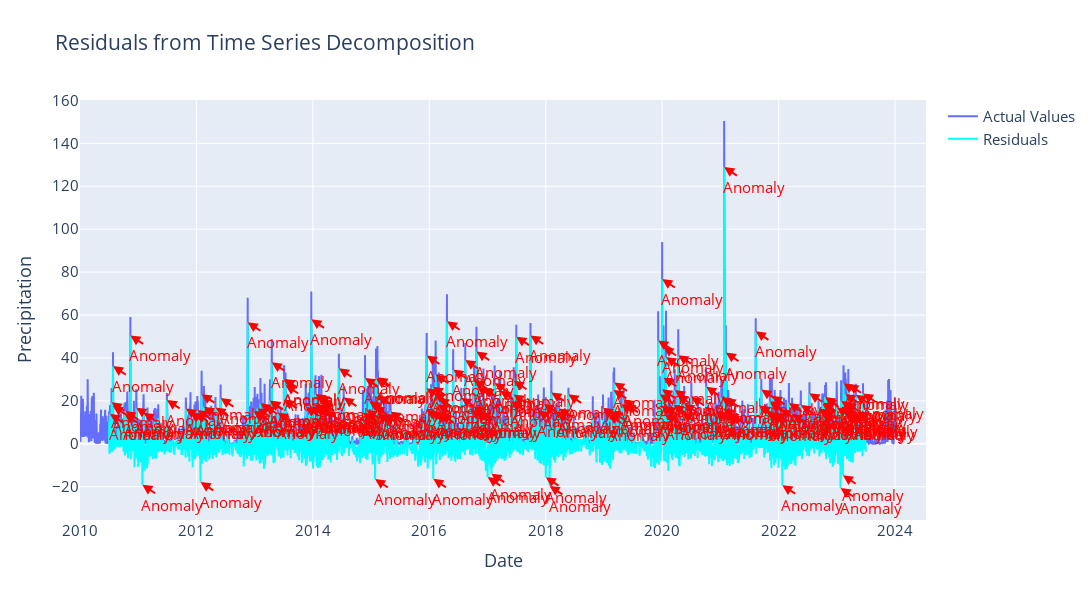

Write notebook code for a chart like this one.
### Code cell
import plotly.graph_objects as go

# Define residual, mean, and std
residual_mean = np.mean(residual)
residual_std = np.std(residual)
threshold = 2

# Detect anomalies
anomalies = residual[np.abs(residual - residual_mean) > threshold * residual_std]

# Create the residual plot
fig = go.Figure()

# Plot the actual values
fig.add_trace(go.Scatter(
    x=raw_df.date, 
    y=raw_df.precipitation_sum,
    mode='lines',
    name='Actual Values'
))


# Plot the residuals
fig.add_trace(go.Scatter(
    x=residual.index, 
    y=residual.values,
    mode='lines',
    line=dict(color='aqua', dash='solid'),
    name='Residuals'
))

# Annotate anomalies
for idx in anomalies.index:
    fig.add_annotation(
        x=idx,
        y=residual.loc[idx],
        text="Anomaly",
        showarrow=True,
        arrowhead=2,
        arrowsize=1,
        arrowwidth=2,
        arrowcolor='red',
        ax=30,  # x offset
        ay=20,  # y offset
        font=dict(color='red')
    )

# Update layout
fig.update_layout(
    title='Anomaly Detection in Residuals Using Mean and Standard Deviation',
    xaxis_title='Date',
    yaxis_title='Precipitation',
    font=dict(size=15),
    autosize=True,
    width=1200,
    height=600
)

# Show the figure
fig.show()

### Figure 1 — Plotly figure (JSON) as saved in the notebook; plotly's stock layout.template omitted (floating-point values rounded to 4 significant figures; data arrays with more than 128 entries replaced by an {"elided": "..."} marker saying what was removed)
{"data": [{"mode": "lines", "name": "Actual Values", "type": "scatter", "x": {"elided": "5113 str values"}, "y": {"elided": "5113 float values"}}, {"line": {"color": "aqua", "dash": "solid"}, "mode": "lines", "name": "Residuals", "type": "scatter", "x": {"elided": "5113 str values"}, "y": {"elided": "5113 float values"}}], "layout": {"annotations": [{"arrowcolor": "red", "arrowhead": 2, "arrowsize": 1, "arrowwidth": 2, "ax": 30, "ay": 20, "font": {"color": "red"}, "showarrow": true, "text": "Anomaly", "x": "2010-07-08", "y": 13.91}, {"arrowcolor": "red", "arrowhead": 2, "arrowsize": 1, "arrowwidth": 2, "ax": 30, "ay": 20, "font": {"color": "red"}, "showarrow": true, "text": "Anomaly", "x": "2010-07-18", "y": 19.33}, {"arrowcolor": "red", "arrowhead": 2, "arrowsize": 1, "arrowwidth": 2, "ax": 30, "ay": 20, "font": {"color": "red"}, "showarrow": true, "text": "Anomaly", "x": "2010-07-26", "y": 17.67}, {"arrowcolor": "red", "arrowhead": 2, "arrowsize": 1, "arrowwidth": 2, "ax": 30, "ay": 20, "font": {"color": "red"}, "showarrow": true, "text": "Anomaly", "x": "2010-07-27", "y": 36.2}, {"arrowcolor": "red", "arrowhead": 2, "arrowsize": 1, "arrowwidth": 2, "ax": 30, "ay": 20, "font": {"color": "red"}, "showarrow": true, "text": "Anomaly", "x": "2010-10-07", "y": 13.87}, {"arrowcolor": "red", "arrowhead": 2, "arrowsize": 1, "arrowwidth": 2, "ax": 30, "ay": 20, "font": {"color": "red"}, "showarrow": true, "text": "Anomaly", "x": "2010-10-13", "y": 15.22}, {"arrowcolor": "red", "arrowhead": 2, "arrowsize": 1, "arrowwidth": 2, "ax": 30, "ay": 20, "font": {"color": "red"}, "showarrow": true, "text": "Anomaly", "x": "2010-11-13", "y": 50.48}, {"arrowcolor": "red", "arrowhead": 2, "arrowsize": 1, "arrowwidth": 2, "ax": 30, "ay": 20, "font": {"color": "red"}, "showarrow": true, "text": "Anomaly", "x": "2010-12-20", "y": 16.83}, {"arrowcolor": "red", "arrowhead": 2, "arrowsize": 1, "arrowwidth": 2, "ax": 30, "ay": 20, "font": {"color": "red"}, "showarrow": true, "text": "Anomaly", "x": "2011-01-27", "y": -19.09}, {"arrowcolor": "red", "arrowhead": 2, "arrowsize": 1, "arrowwidth": 2, "ax": 30, "ay": 20, "font": {"color": "red"}, "showarrow": true, "text": "Anomaly", "x": "2011-02-04", "y": 14.44}, {"arrowcolor": "red", "arrowhead": 2, "arrowsize": 1, "arrowwidth": 2, "ax": 30, "ay": 20, "font": {"color": "red"}, "showarrow": true, "text": "Anomaly", "x": "2011-06-30", "y": 20.42}, {"arrowcolor": "red", "arrowhead": 2, "arrowsize": 1, "arrowwidth": 2, "ax": 30, "ay": 20, "font": {"color": "red"}, "showarrow": true, "text": "Anomaly", "x": "2011-10-27", "y": 16.37}, {"arrowcolor": "red", "arrowhead": 2, "arrowsize": 1, "arrowwidth": 2, "ax": 30, "ay": 20, "font": {"color": "red"}, "showarrow": true, "text": "Anomaly", "x": "2011-11-25", "y": 14.49}, {"arrowcolor": "red", "arrowhead": 2, "arrowsize": 1, "arrowwidth": 2, "ax": 30, "ay": 20, "font": {"color": "red"}, "showarrow": true, "text": "Anomaly", "x": "2011-12-26", "y": 14.3}, {"arrowcolor": "red", "arrowhead": 2, "arrowsize": 1, "arrowwidth": 2, "ax": 30, "ay": 20, "font": {"color": "red"}, "showarrow": true, "text": "Anomaly", "x": "2012-01-07", "y": 15.7}, {"arrowcolor": "red", "arrowhead": 2, "arrowsize": 1, "arrowwidth": 2, "ax": 30, "ay": 20, "font": {"color": "red"}, "showarrow": true, "text": "Anomaly", "x": "2012-01-27", "y": -17.79}, {"arrowcolor": "red", "arrowhead": 2, "arrowsize": 1, "arrowwidth": 2, "ax": 30, "ay": 20, "font": {"color": "red"}, "showarrow": true, "text": "Anomaly", "x": "2012-02-03", "y": 23.11}, {"arrowcolor": "red", "arrowhead": 2, "arrowsize": 1, "arrowwidth": 2, "ax": 30, "ay": 20, "font": {"color": "red"}, "showarrow": true, "text": "Anomaly", "x": "2012-02-17", "y": 17.22}, {"arrowcolor": "red", "arrowhead": 2, "arrowsize": 1, "arrowwidth": 2, "ax": 30, "ay": 20, "font": {"color": "red"}, "showarrow": true, "text": "Anomaly", "x": "2012-04-30", "y": 16.9}, {"arrowcolor": "red", "arrowhead": 2, "arrowsize": 1, "arrowwidth": 2, "ax": 30, "ay": 20, "font": {"color": "red"}, "showarrow": true, "text": "Anomaly", "x": "2012-06-01", "y": 21.27}, {"arrowcolor": "red", "arrowhead": 2, "arrowsize": 1, "arrowwidth": 2, "ax": 30, "ay": 20, "font": {"color": "red"}, "showarrow": true, "text": "Anomaly", "x": "2012-11-18", "y": 56.61}, {"arrowcolor": "red", "arrowhead": 2, "arrowsize": 1, "arrowwidth": 2, "ax": 30, "ay": 20, "font": {"color": "red"}, "showarrow": true, "text": "Anomaly", "x": "2012-12-25", "y": 15.14}, {"arrowcolor": "red", "arrowhead": 2, "arrowsize": 1, "arrowwidth": 2, "ax": 30, "ay": 20, "font": {"color": "red"}, "showarrow": true, "text": "Anomaly", "x": "2013-01-01", "y": 15.26}, {"arrowcolor": "red", "arrowhead": 2, "arrowsize": 1, "arrowwidth": 2, "ax": 30, "ay": 20, "font": {"color": "red"}, "showarrow": true, "text": "Anomaly", "x": "2013-01-04", "y": 15.13}, {"arrowcolor": "red", "arrowhead": 2, "arrowsize": 1, "arrowwidth": 2, "ax": 30, "ay": 20, "font": {"color": "red"}, "showarrow": true, "text": "Anomaly", "x": "2013-01-18", "y": 16.54}, {"arrowcolor": "red", "arrowhead": 2, "arrowsize": 1, "arrowwidth": 2, "ax": 30, "ay": 20, "font": {"color": "red"}, "showarrow": true, "text": "Anomaly", "x": "2013-02-06", "y": 18.8}, {"arrowcolor": "red", "arrowhead": 2, "arrowsize": 1, "arrowwidth": 2, "ax": 30, "ay": 20, "font": {"color": "red"}, "showarrow": true, "text": "Anomaly", "x": "2013-03-04", "y": 17.81}, {"arrowcolor": "red", "arrowhead": 2, "arrowsize": 1, "arrowwidth": 2, "ax": 30, "ay": 20, "font": {"color": "red"}, "showarrow": true, "text": "Anomaly", "x": "2013-04-06", "y": 19.79}, {"arrowcolor": "red", "arrowhead": 2, "arrowsize": 1, "arrowwidth": 2, "ax": 30, "ay": 20, "font": {"color": "red"}, "showarrow": true, "text": "Anomaly", "x": "2013-04-07", "y": 20.15}, {"arrowcolor": "red", "arrowhead": 2, "arrowsize": 1, "arrowwidth": 2, "ax": 30, "ay": 20, "font": {"color": "red"}, "showarrow": true, "text": "Anomaly", "x": "2013-04-18", "y": 37.96}, {"arrowcolor": "red", "arrowhead": 2, "arrowsize": 1, "arrowwidth": 2, "ax": 30, "ay": 20, "font": {"color": "red"}, "showarrow": true, "text": "Anomaly", "x": "2013-05-25", "y": 14.55}, {"arrowcolor": "red", "arrowhead": 2, "arrowsize": 1, "arrowwidth": 2, "ax": 30, "ay": 20, "font": {"color": "red"}, "showarrow": true, "text": "Anomaly", "x": "2013-07-03", "y": 20.53}, {"arrowcolor": "red", "arrowhead": 2, "arrowsize": 1, "arrowwidth": 2, "ax": 30, "ay": 20, "font": {"color": "red"}, "showarrow": true, "text": "Anomaly", "x": "2013-07-04", "y": 29.93}, {"arrowcolor": "red", "arrowhead": 2, "arrowsize": 1, "arrowwidth": 2, "ax": 30, "ay": 20, "font": {"color": "red"}, "showarrow": true, "text": "Anomaly", "x": "2013-07-05", "y": 30.2}, {"arrowcolor": "red", "arrowhead": 2, "arrowsize": 1, "arrowwidth": 2, "ax": 30, "ay": 20, "font": {"color": "red"}, "showarrow": true, "text": "Anomaly", "x": "2013-07-13", "y": 27.37}, {"arrowcolor": "red", "arrowhead": 2, "arrowsize": 1, "arrowwidth": 2, "ax": 30, "ay": 20, "font": {"color": "red"}, "showarrow": true, "text": "Anomaly", "x": "2013-11-17", "y": 17.13}, {"arrowcolor": "red", "arrowhead": 2, "arrowsize": 1, "arrowwidth": 2, "ax": 30, "ay": 20, "font": {"color": "red"}, "showarrow": true, "text": "Anomaly", "x": "2013-12-14", "y": 17.46}, {"arrowcolor": "red", "arrowhead": 2, "arrowsize": 1, "arrowwidth": 2, "ax": 30, "ay": 20, "font": {"color": "red"}, "showarrow": true, "text": "Anomaly", "x": "2013-12-22", "y": 57.98}, {"arrowcolor": "red", "arrowhead": 2, "arrowsize": 1, "arrowwidth": 2, "ax": 30, "ay": 20, "font": {"color": "red"}, "showarrow": true, "text": "Anomaly", "x": "2014-01-12", "y": 17.89}, {"arrowcolor": "red", "arrowhead": 2, "arrowsize": 1, "arrowwidth": 2, "ax": 30, "ay": 20, "font": {"color": "red"}, "showarrow": true, "text": "Anomaly", "x": "2014-01-13", "y": 18.43}, {"arrowcolor": "red", "arrowhead": 2, "arrowsize": 1, "arrowwidth": 2, "ax": 30, "ay": 20, "font": {"color": "red"}, "showarrow": true, "text": "Anomaly", "x": "2014-01-17", "y": 23.22}, {"arrowcolor": "red", "arrowhead": 2, "arrowsize": 1, "arrowwidth": 2, "ax": 30, "ay": 20, "font": {"color": "red"}, "showarrow": true, "text": "Anomaly", "x": "2014-01-18", "y": 17.07}, {"arrowcolor": "red", "arrowhead": 2, "arrowsize": 1, "arrowwidth": 2, "ax": 30, "ay": 20, "font": {"color": "red"}, "showarrow": true, "text": "Anomaly", "x": "2014-01-19", "y": 17.26}, {"arrowcolor": "red", "arrowhead": 2, "arrowsize": 1, "arrowwidth": 2, "ax": 30, "ay": 20, "font": {"color": "red"}, "showarrow": true, "text": "Anomaly", "x": "2014-02-08", "y": 22.63}, {"arrowcolor": "red", "arrowhead": 2, "arrowsize": 1, "arrowwidth": 2, "ax": 30, "ay": 20, "font": {"color": "red"}, "showarrow": true, "text": "Anomaly", "x": "2014-02-09", "y": 16.54}, {"arrowcolor": "red", "arrowhead": 2, "arrowsize": 1, "arrowwidth": 2, "ax": 30, "ay": 20, "font": {"color": "red"}, "showarrow": true, "text": "Anomaly", "x": "2014-02-22", "y": 19.15}, {"arrowcolor": "red", "arrowhead": 2, "arrowsize": 1, "arrowwidth": 2, "ax": 30, "ay": 20, "font": {"color": "red"}, "showarrow": true, "text": "Anomaly", "x": "2014-02-23", "y": 19.47}, {"arrowcolor": "red", "arrowhead": 2, "arrowsize": 1, "arrowwidth": 2, "ax": 30, "ay": 20, "font": {"color": "red"}, "showarrow": true, "text": "Anomaly", "x": "2014-03-17", "y": 15.55}, {"arrowcolor": "red", "arrowhead": 2, "arrowsize": 1, "arrowwidth": 2, "ax": 30, "ay": 20, "font": {"color": "red"}, "showarrow": true, "text": "Anomaly", "x": "2014-06-13", "y": 35.16}, {"arrowcolor": "red", "arrowhead": 2, "arrowsize": 1, "arrowwidth": 2, "ax": 30, "ay": 20, "font": {"color": "red"}, "showarrow": true, "text": "Anomaly", "x": "2014-07-13", "y": 21.5}, {"arrowcolor": "red", "arrowhead": 2, "arrowsize": 1, "arrowwidth": 2, "ax": 30, "ay": 20, "font": {"color": "red"}, "showarrow": true, "text": "Anomaly", "x": "2014-11-11", "y": 14.44}, {"arrowcolor": "red", "arrowhead": 2, "arrowsize": 1, "arrowwidth": 2, "ax": 30, "ay": 20, "font": {"color": "red"}, "showarrow": true, "text": "Anomaly", "x": "2014-11-24", "y": 30.68}, {"arrowcolor": "red", "arrowhead": 2, "arrowsize": 1, "arrowwidth": 2, "ax": 30, "ay": 20, "font": {"color": "red"}, "showarrow": true, "text": "Anomaly", "x": "2014-12-04", "y": 15.76}, {"arrowcolor": "red", "arrowhead": 2, "arrowsize": 1, "arrowwidth": 2, "ax": 30, "ay": 20, "font": {"color": "red"}, "showarrow": true, "text": "Anomaly", "x": "2014-12-20", "y": 19.86}, {"arrowcolor": "red", "arrowhead": 2, "arrowsize": 1, "arrowwidth": 2, "ax": 30, "ay": 20, "font": {"color": "red"}, "showarrow": true, "text": "Anomaly", "x": "2014-12-31", "y": 19.26}, {"arrowcolor": "red", "arrowhead": 2, "arrowsize": 1, "arrowwidth": 2, "ax": 30, "ay": 20, "font": {"color": "red"}, "showarrow": true, "text": "Anomaly", "x": "2015-01-20", "y": 17.66}, {"arrowcolor": "red", "arrowhead": 2, "arrowsize": 1, "arrowwidth": 2, "ax": 30, "ay": 20, "font": {"color": "red"}, "showarrow": true, "text": "Anomaly", "x": "2015-01-26", "y": -16.44}, {"arrowcolor": "red", "arrowhead": 2, "arrowsize": 1, "arrowwidth": 2, "ax": 30, "ay": 20, "font": {"color": "red"}, "showarrow": true, "text": "Anomaly", "x": "2015-02-01", "y": 30.56}, {"arrowcolor": "red", "arrowhead": 2, "arrowsize": 1, "arrowwidth": 2, "ax": 30, "ay": 20, "font": {"color": "red"}, "showarrow": true, "text": "Anomaly", "x": "2015-02-09", "y": 14.08}, {"arrowcolor": "red", "arrowhead": 2, "arrowsize": 1, "arrowwidth": 2, "ax": 30, "ay": 20, "font": {"color": "red"}, "showarrow": true, "text": "Anomaly", "x": "2015-02-10", "y": 30.95}, {"arrowcolor": "red", "arrowhead": 2, "arrowsize": 1, "arrowwidth": 2, "ax": 30, "ay": 20, "font": {"color": "red"}, "showarrow": true, "text": "Anomaly", "x": "2015-02-13", "y": 22.35}, {"arrowcolor": "red", "arrowhead": 2, "arrowsize": 1, "arrowwidth": 2, "ax": 30, "ay": 20, "font": {"color": "red"}, "showarrow": true, "text": "Anomaly", "x": "2015-03-24", "y": 13.83}, {"arrowcolor": "red", "arrowhead": 2, "arrowsize": 1, "arrowwidth": 2, "ax": 30, "ay": 20, "font": {"color": "red"}, "showarrow": true, "text": "Anomaly", "x": "2015-05-03", "y": 14.96}, {"arrowcolor": "red", "arrowhead": 2, "arrowsize": 1, "arrowwidth": 2, "ax": 30, "ay": 20, "font": {"color": "red"}, "showarrow": true, "text": "Anomaly", "x": "2015-12-14", "y": 25.84}, {"arrowcolor": "red", "arrowhead": 2, "arrowsize": 1, "arrowwidth": 2, "ax": 30, "ay": 20, "font": {"color": "red"}, "showarrow": true, "text": "Anomaly", "x": "2015-12-15", "y": 15.82}, {"arrowcolor": "red", "arrowhead": 2, "arrowsize": 1, "arrowwidth": 2, "ax": 30, "ay": 20, "font": {"color": "red"}, "showarrow": true, "text": "Anomaly", "x": "2015-12-16", "y": 41.12}, {"arrowcolor": "red", "arrowhead": 2, "arrowsize": 1, "arrowwidth": 2, "ax": 30, "ay": 20, "font": {"color": "red"}, "showarrow": true, "text": "Anomaly", "x": "2016-01-12", "y": 15.27}, {"arrowcolor": "red", "arrowhead": 2, "arrowsize": 1, "arrowwidth": 2, "ax": 30, "ay": 20, "font": {"color": "red"}, "showarrow": true, "text": "Anomaly", "x": "2016-01-23", "y": 26.51}, {"arrowcolor": "red", "arrowhead": 2, "arrowsize": 1, "arrowwidth": 2, "ax": 30, "ay": 20, "font": {"color": "red"}, "showarrow": true, "text": "Anomaly", "x": "2016-01-26", "y": -16.34}, {"arrowcolor": "red", "arrowhead": 2, "arrowsize": 1, "arrowwidth": 2, "ax": 30, "ay": 20, "font": {"color": "red"}, "showarrow": true, "text": "Anomaly", "x": "2016-02-01", "y": 23.68}, {"arrowcolor": "red", "arrowhead": 2, "arrowsize": 1, "arrowwidth": 2, "ax": 30, "ay": 20, "font": {"color": "red"}, "showarrow": true, "text": "Anomaly", "x": "2016-02-08", "y": 14.23}, {"arrowcolor": "red", "arrowhead": 2, "arrowsize": 1, "arrowwidth": 2, "ax": 30, "ay": 20, "font": {"color": "red"}, "showarrow": true, "text": "Anomaly", "x": "2016-02-10", "y": 32.21}, {"arrowcolor": "red", "arrowhead": 2, "arrowsize": 1, "arrowwidth": 2, "ax": 30, "ay": 20, "font": {"color": "red"}, "showarrow": true, "text": "Anomaly", "x": "2016-02-23", "y": 18.37}, {"arrowcolor": "red", "arrowhead": 2, "arrowsize": 1, "arrowwidth": 2, "ax": 30, "ay": 20, "font": {"color": "red"}, "showarrow": true, "text": "Anomaly", "x": "2016-02-28", "y": 14.58}, {"arrowcolor": "red", "arrowhead": 2, "arrowsize": 1, "arrowwidth": 2, "ax": 30, "ay": 20, "font": {"color": "red"}, "showarrow": true, "text": "Anomaly", "x": "2016-03-01", "y": 21.26}, {"arrowcolor": "red", "arrowhead": 2, "arrowsize": 1, "arrowwidth": 2, "ax": 30, "ay": 20, "font": {"color": "red"}, "showarrow": true, "text": "Anomaly", "x": "2016-03-13", "y": 13.94}, {"arrowcolor": "red", "arrowhead": 2, "arrowsize": 1, "arrowwidth": 2, "ax": 30, "ay": 20, "font": {"color": "red"}, "showarrow": true, "text": "Anomaly", "x": "2016-04-21", "y": 57.08}, {"arrowcolor": "red", "arrowhead": 2, "arrowsize": 1, "arrowwidth": 2, "ax": 30, "ay": 20, "font": {"color": "red"}, "showarrow": true, "text": "Anomaly", "x": "2016-05-30", "y": 34.59}, {"arrowcolor": "red", "arrowhead": 2, "arrowsize": 1, "arrowwidth": 2, "ax": 30, "ay": 20, "font": {"color": "red"}, "showarrow": true, "text": "Anomaly", "x": "2016-07-20", "y": 21.42}, {"arrowcolor": "red", "arrowhead": 2, "arrowsize": 1, "arrowwidth": 2, "ax": 30, "ay": 20, "font": {"color": "red"}, "showarrow": true, "text": "Anomaly", "x": "2016-08-14", "y": 39.04}, {"arrowcolor": "red", "arrowhead": 2, "arrowsize": 1, "arrowwidth": 2, "ax": 30, "ay": 20, "font": {"color": "red"}, "showarrow": true, "text": "Anomaly", "x": "2016-09-17", "y": 15.81}, {"arrowcolor": "red", "arrowhead": 2, "arrowsize": 1, "arrowwidth": 2, "ax": 30, "ay": 20, "font": {"color": "red"}, "showarrow": true, "text": "Anomaly", "x": "2016-10-04", "y": 17.43}, {"arrowcolor": "red", "arrowhead": 2, "arrowsize": 1, "arrowwidth": 2, "ax": 30, "ay": 20, "font": {"color": "red"}, "showarrow": true, "text": "Anomaly", "x": "2016-10-08", "y": 29.73}, {"arrowcolor": "red", "arrowhead": 2, "arrowsize": 1, "arrowwidth": 2, "ax": 30, "ay": 20, "font": {"color": "red"}, "showarrow": true, "text": "Anomaly", "x": "2016-10-22", "y": 14.63}, {"arrowcolor": "red", "arrowhead": 2, "arrowsize": 1, "arrowwidth": 2, "ax": 30, "ay": 20, "font": {"color": "red"}, "showarrow": true, "text": "Anomaly", "x": "2016-10-23", "y": 42.97}, {"arrowcolor": "red", "arrowhead": 2, "arrowsize": 1, "arrowwidth": 2, "ax": 30, "ay": 20, "font": {"color": "red"}, "showarrow": true, "text": "Anomaly", "x": "2016-10-27", "y": 26.65}, {"arrowcolor": "red", "arrowhead": 2, "arrowsize": 1, "arrowwidth": 2, "ax": 30, "ay": 20, "font": {"color": "red"}, "showarrow": true, "text": "Anomaly", "x": "2016-11-13", "y": 14.84}, {"arrowcolor": "red", "arrowhead": 2, "arrowsize": 1, "arrowwidth": 2, "ax": 30, "ay": 20, "font": {"color": "red"}, "showarrow": true, "text": "Anomaly", "x": "2016-12-06", "y": 25.94}, {"arrowcolor": "red", "arrowhead": 2, "arrowsize": 1, "arrowwidth": 2, "ax": 30, "ay": 20, "font": {"color": "red"}, "showarrow": true, "text": "Anomaly", "x": "2017-01-01", "y": -15.54}, {"arrowcolor": "red", "arrowhead": 2, "arrowsize": 1, "arrowwidth": 2, "ax": 30, "ay": 20, "font": {"color": "red"}, "showarrow": true, "text": "Anomaly", "x": "2017-01-25", "y": -13.95}, {"arrowcolor": "red", "arrowhead": 2, "arrowsize": 1, "arrowwidth": 2, "ax": 30, "ay": 20, "font": {"color": "red"}, "showarrow": true, "text": "Anomaly", "x": "2017-02-14", "y": 28.26}, {"arrowcolor": "red", "arrowhead": 2, "arrowsize": 1, "arrowwidth": 2, "ax": 30, "ay": 20, "font": {"color": "red"}, "showarrow": true, "text": "Anomaly", "x": "2017-03-21", "y": 24.75}, {"arrowcolor": "red", "arrowhead": 2, "arrowsize": 1, "arrowwidth": 2, "ax": 30, "ay": 20, "font": {"color": "red"}, "showarrow": true, "text": "Anomaly", "x": "2017-05-28", "y": 19.79}, {"arrowcolor": "red", "arrowhead": 2, "arrowsize": 1, "arrowwidth": 2, "ax": 30, "ay": 20, "font": {"color": "red"}, "showarrow": true, "text": "Anomaly", "x": "2017-06-13", "y": 23.0}, {"arrowcolor": "red", "arrowhead": 2, "arrowsize": 1, "arrowwidth": 2, "ax": 30, "ay": 20, "font": {"color": "red"}, "showarrow": true, "text": "Anomaly", "x": "2017-06-14", "y": 29.36}, {"arrowcolor": "red", "arrowhead": 2, "arrowsize": 1, "arrowwidth": 2, "ax": 30, "ay": 20, "font": {"color": "red"}, "showarrow": true, "text": "Anomaly", "x": "2017-06-30", "y": 49.9}, {"arrowcolor": "red", "arrowhead": 2, "arrowsize": 1, "arrowwidth": 2, "ax": 30, "ay": 20, "font": {"color": "red"}, "showarrow": true, "text": "Anomaly", "x": "2017-09-27", "y": 50.46}, {"arrowcolor": "red", "arrowhead": 2, "arrowsize": 1, "arrowwidth": 2, "ax": 30, "ay": 20, "font": {"color": "red"}, "showarrow": true, "text": "Anomaly", "x": "2017-11-14", "y": 15.49}, {"arrowcolor": "red", "arrowhead": 2, "arrowsize": 1, "arrowwidth": 2, "ax": 30, "ay": 20, "font": {"color": "red"}, "showarrow": true, "text": "Anomaly", "x": "2017-12-20", "y": 18.54}, {"arrowcolor": "red", "arrowhead": 2, "arrowsize": 1, "arrowwidth": 2, "ax": 30, "ay": 20, "font": {"color": "red"}, "showarrow": true, "text": "Anomaly", "x": "2018-01-01", "y": -15.57}, {"arrowcolor": "red", "arrowhead": 2, "arrowsize": 1, "arrowwidth": 2, "ax": 30, "ay": 20, "font": {"color": "red"}, "showarrow": true, "text": "Anomaly", "x": "2018-01-25", "y": -19.63}, {"arrowcolor": "red", "arrowhead": 2, "arrowsize": 1, "arrowwidth": 2, "ax": 30, "ay": 20, "font": {"color": "red"}, "showarrow": true, "text": "Anomaly", "x": "2018-02-05", "y": 23.93}, {"arrowcolor": "red", "arrowhead": 2, "arrowsize": 1, "arrowwidth": 2, "ax": 30, "ay": 20, "font": {"color": "red"}, "showarrow": true, "text": "Anomaly", "x": "2018-03-10", "y": 14.65}, {"arrowcolor": "red", "arrowhead": 2, "arrowsize": 1, "arrowwidth": 2, "ax": 30, "ay": 20, "font": {"color": "red"}, "showarrow": true, "text": "Anomaly", "x": "2018-03-24", "y": 16.44}, {"arrowcolor": "red", "arrowhead": 2, "arrowsize": 1, "arrowwidth": 2, "ax": 30, "ay": 20, "font": {"color": "red"}, "showarrow": true, "text": "Anomaly", "x": "2018-05-23", "y": 23.02}, {"arrowcolor": "red", "arrowhead": 2, "arrowsize": 1, "arrowwidth": 2, "ax": 30, "ay": 20, "font": {"color": "red"}, "showarrow": true, "text": "Anomaly", "x": "2018-12-26", "y": 16.75}, {"arrowcolor": "red", "arrowhead": 2, "arrowsize": 1, "arrowwidth": 2, "ax": 30, "ay": 20, "font": {"color": "red"}, "showarrow": true, "text": "Anomaly", "x": "2019-01-30", "y": 13.63}, {"arrowcolor": "red", "arrowhead": 2, "arrowsize": 1, "arrowwidth": 2, "ax": 30, "ay": 20, "font": {"color": "red"}, "showarrow": true, "text": "Anomaly", "x": "2019-02-15", "y": 15.24}, {"arrowcolor": "red", "arrowhead": 2, "arrowsize": 1, "arrowwidth": 2, "ax": 30, "ay": 20, "font": {"color": "red"}, "showarrow": true, "text": "Anomaly", "x": "2019-03-02", "y": 25.07}, {"arrowcolor": "red", "arrowhead": 2, "arrowsize": 1, "arrowwidth": 2, "ax": 30, "ay": 20, "font": {"color": "red"}, "showarrow": true, "text": "Anomaly", "x": "2019-03-06", "y": 28.59}, {"arrowcolor": "red", "arrowhead": 2, "arrowsize": 1, "arrowwidth": 2, "ax": 30, "ay": 20, "font": {"color": "red"}, "showarrow": true, "text": "Anomaly", "x": "2019-04-19", "y": 18.51}, {"arrowcolor": "red", "arrowhead": 2, "arrowsize": 1, "arrowwidth": 2, "ax": 30, "ay": 20, "font": {"color": "red"}, "showarrow": true, "text": "Anomaly", "x": "2019-05-04", "y": 20.57}, {"arrowcolor": "red", "arrowhead": 2, "arrowsize": 1, "arrowwidth": 2, "ax": 30, "ay": 20, "font": {"color": "red"}, "showarrow": true, "text": "Anomaly", "x": "2019-05-15", "y": 18.55}, {"arrowcolor": "red", "arrowhead": 2, "arrowsize": 1, "arrowwidth": 2, "ax": 30, "ay": 20, "font": {"color": "red"}, "showarrow": true, "text": "Anomaly", "x": "2019-12-07", "y": 48.16}, {"arrowcolor": "red", "arrowhead": 2, "arrowsize": 1, "arrowwidth": 2, "ax": 30, "ay": 20, "font": {"color": "red"}, "showarrow": true, "text": "Anomaly", "x": "2019-12-17", "y": 23.05}, {"arrowcolor": "red", "arrowhead": 2, "arrowsize": 1, "arrowwidth": 2, "ax": 30, "ay": 20, "font": {"color": "red"}, "showarrow": true, "text": "Anomaly", "x": "2019-12-27", "y": 17.75}, {"arrowcolor": "red", "arrowhead": 2, "arrowsize": 1, "arrowwidth": 2, "ax": 30, "ay": 20, "font": {"color": "red"}, "showarrow": true, "text": "Anomaly", "x": "2019-12-31", "y": 25.38}, {"arrowcolor": "red", "arrowhead": 2, "arrowsize": 1, "arrowwidth": 2, "ax": 30, "ay": 20, "font": {"color": "red"}, "showarrow": true, "text": "Anomaly", "x": "2020-01-01", "y": 76.76}, {"arrowcolor": "red", "arrowhead": 2, "arrowsize": 1, "arrowwidth": 2, "ax": 30, "ay": 20, "font": {"color": "red"}, "showarrow": true, "text": "Anomaly", "x": "2020-01-09", "y": 45.07}, {"arrowcolor": "red", "arrowhead": 2, "arrowsize": 1, "arrowwidth": 2, "ax": 30, "ay": 20, "font": {"color": "red"}, "showarrow": true, "text": "Anomaly", "x": "2020-01-10", "y": 30.74}, {"arrowcolor": "red", "arrowhead": 2, "arrowsize": 1, "arrowwidth": 2, "ax": 30, "ay": 20, "font": {"color": "red"}, "showarrow": true, "text": "Anomaly", "x": "2020-01-21", "y": 17.34}, {"arrowcolor": "red", "arrowhead": 2, "arrowsize": 1, "arrowwidth": 2, "ax": 30, "ay": 20, "font": {"color": "red"}, "showarrow": true, "text": "Anomaly", "x": "2020-01-24", "y": 13.79}, {"arrowcolor": "red", "arrowhead": 2, "arrowsize": 1, "arrowwidth": 2, "ax": 30, "ay": 20, "font": {"color": "red"}, "showarrow": true, "text": "Anomaly", "x": "2020-01-25", "y": 40.38}, {"arrowcolor": "red", "arrowhead": 2, "arrowsize": 1, "arrowwidth": 2, "ax": 30, "ay": 20, "font": {"color": "red"}, "showarrow": true, "text": "Anomaly", "x": "2020-03-12", "y": 18.17}, {"arrowcolor": "red", "arrowhead": 2, "arrowsize": 1, "arrowwidth": 2, "ax": 30, "ay": 20, "font": {"color": "red"}, "showarrow": true, "text": "Anomaly", "x": "2020-03-20", "y": 25.01}, {"arrowcolor": "red", "arrowhead": 2, "arrowsize": 1, "arrowwidth": 2, "ax": 30, "ay": 20, "font": {"color": "red"}, "showarrow": true, "text": "Anomaly", "x": "2020-04-06", "y": 22.71}, {"arrowcolor": "red", "arrowhead": 2, "arrowsize": 1, "arrowwidth": 2, "ax": 30, "ay": 20, "font": {"color": "red"}, "showarrow": true, "text": "Anomaly", "x": "2020-04-11", "y": 41.29}, {"arrowcolor": "red", "arrowhead": 2, "arrowsize": 1, "arrowwidth": 2, "ax": 30, "ay": 20, "font": {"color": "red"}, "showarrow": true, "text": "Anomaly", "x": "2020-05-06", "y": 14.29}, {"arrowcolor": "red", "arrowhead": 2, "arrowsize": 1, "arrowwidth": 2, "ax": 30, "ay": 20, "font": {"color": "red"}, "showarrow": true, "text": "Anomaly", "x": "2020-05-18", "y": 18.6}, {"arrowcolor": "red", "arrowhead": 2, "arrowsize": 1, "arrowwidth": 2, "ax": 30, "ay": 20, "font": {"color": "red"}, "showarrow": true, "text": "Anomaly", "x": "2020-07-02", "y": 21.77}, {"arrowcolor": "red", "arrowhead": 2, "arrowsize": 1, "arrowwidth": 2, "ax": 30, "ay": 20, "font": {"color": "red"}, "showarrow": true, "text": "Anomaly", "x": "2020-10-03", "y": 26.51}, {"arrowcolor": "red", "arrowhead": 2, "arrowsize": 1, "arrowwidth": 2, "ax": 30, "ay": 20, "font": {"color": "red"}, "showarrow": true, "text": "Anomaly", "x": "2020-11-30", "y": 15.14}, {"arrowcolor": "red", "arrowhead": 2, "arrowsize": 1, "arrowwidth": 2, "ax": 30, "ay": 20, "font": {"color": "red"}, "showarrow": true, "text": "Anomaly", "x": "2020-12-21", "y": 15.08}, {"arrowcolor": "red", "arrowhead": 2, "arrowsize": 1, "arrowwidth": 2, "ax": 30, "ay": 20, "font": {"color": "red"}, "showarrow": true, "text": "Anomaly", "x": "2021-01-06", "y": 21.79}, {"arrowcolor": "red", "arrowhead": 2, "arrowsize": 1, "arrowwidth": 2, "ax": 30, "ay": 20, "font": {"color": "red"}, "showarrow": true, "text": "Anomaly", "x": "2021-01-18", "y": 16.39}, {"arrowcolor": "red", "arrowhead": 2, "arrowsize": 1, "arrowwidth": 2, "ax": 30, "ay": 20, "font": {"color": "red"}, "showarrow": true, "text": "Anomaly", "x": "2021-01-24", "y": 128.9}, {"arrowcolor": "red", "arrowhead": 2, "arrowsize": 1, "arrowwidth": 2, "ax": 30, "ay": 20, "font": {"color": "red"}, "showarrow": true, "text": "Anomaly", "x": "2021-02-02", "y": 21.25}, {"arrowcolor": "red", "arrowhead": 2, "arrowsize": 1, "arrowwidth": 2, "ax": 30, "ay": 20, "font": {"color": "red"}, "showarrow": true, "text": "Anomaly", "x": "2021-02-03", "y": 42.5}, {"arrowcolor": "red", "arrowhead": 2, "arrowsize": 1, "arrowwidth": 2, "ax": 30, "ay": 20, "font": {"color": "red"}, "showarrow": true, "text": "Anomaly", "x": "2021-02-08", "y": 13.97}, {"arrowcolor": "red", "arrowhead": 2, "arrowsize": 1, "arrowwidth": 2, "ax": 30, "ay": 20, "font": {"color": "red"}, "showarrow": true, "text": "Anomaly", "x": "2021-02-19", "y": 14.48}, {"arrowcolor": "red", "arrowhead": 2, "arrowsize": 1, "arrowwidth": 2, "ax": 30, "ay": 20, "font": {"color": "red"}, "showarrow": true, "text": "Anomaly", "x": "2021-08-10", "y": 52.37}, {"arrowcolor": "red", "arrowhead": 2, "arrowsize": 1, "arrowwidth": 2, "ax": 30, "ay": 20, "font": {"color": "red"}, "showarrow": true, "text": "Anomaly", "x": "2021-09-06", "y": 17.74}, {"arrowcolor": "red", "arrowhead": 2, "arrowsize": 1, "arrowwidth": 2, "ax": 30, "ay": 20, "font": {"color": "red"}, "showarrow": true, "text": "Anomaly", "x": "2021-09-14", "y": 25.29}, {"arrowcolor": "red", "arrowhead": 2, "arrowsize": 1, "arrowwidth": 2, "ax": 30, "ay": 20, "font": {"color": "red"}, "showarrow": true, "text": "Anomaly", "x": "2021-10-18", "y": 14.93}, {"arrowcolor": "red", "arrowhead": 2, "arrowsize": 1, "arrowwidth": 2, "ax": 30, "ay": 20, "font": {"color": "red"}, "showarrow": true, "text": "Anomaly", "x": "2021-11-07", "y": 19.83}, {"arrowcolor": "red", "arrowhead": 2, "arrowsize": 1, "arrowwidth": 2, "ax": 30, "ay": 20, "font": {"color": "red"}, "showarrow": true, "text": "Anomaly", "x": "2021-11-09", "y": 19.05}, {"arrowcolor": "red", "arrowhead": 2, "arrowsize": 1, "arrowwidth": 2, "ax": 30, "ay": 20, "font": {"color": "red"}, "showarrow": true, "text": "Anomaly", "x": "2021-11-15", "y": 13.62}, {"arrowcolor": "red", "arrowhead": 2, "arrowsize": 1, "arrowwidth": 2, "ax": 30, "ay": 20, "font": {"color": "red"}, "showarrow": true, "text": "Anomaly", "x": "2021-11-19", "y": 22.32}, {"arrowcolor": "red", "arrowhead": 2, "arrowsize": 1, "arrowwidth": 2, "ax": 30, "ay": 20, "font": {"color": "red"}, "showarrow": true, "text": "Anomaly", "x": "2021-12-07", "y": 14.57}, {"arrowcolor": "red", "arrowhead": 2, "arrowsize": 1, "arrowwidth": 2, "ax": 30, "ay": 20, "font": {"color": "red"}, "showarrow": true, "text": "Anomaly", "x": "2022-01-12", "y": 16.1}, {"arrowcolor": "red", "arrowhead": 2, "arrowsize": 1, "arrowwidth": 2, "ax": 30, "ay": 20, "font": {"color": "red"}, "showarrow": true, "text": "Anomaly", "x": "2022-01-24", "y": -19.3}, {"arrowcolor": "red", "arrowhead": 2, "arrowsize": 1, "arrowwidth": 2, "ax": 30, "ay": 20, "font": {"color": "red"}, "showarrow": true, "text": "Anomaly", "x": "2022-03-06", "y": 18.93}, {"arrowcolor": "red", "arrowhead": 2, "arrowsize": 1, "arrowwidth": 2, "ax": 30, "ay": 20, "font": {"color": "red"}, "showarrow": true, "text": "Anomaly", "x": "2022-03-26", "y": 13.84}, {"arrowcolor": "red", "arrowhead": 2, "arrowsize": 1, "arrowwidth": 2, "ax": 30, "ay": 20, "font": {"color": "red"}, "showarrow": true, "text": "Anomaly", "x": "2022-05-20", "y": 18.07}, {"arrowcolor": "red", "arrowhead": 2, "arrowsize": 1, "arrowwidth": 2, "ax": 30, "ay": 20, "font": {"color": "red"}, "showarrow": true, "text": "Anomaly", "x": "2022-07-13", "y": 23.55}, {"arrowcolor": "red", "arrowhead": 2, "arrowsize": 1, "arrowwidth": 2, "ax": 30, "ay": 20, "font": {"color": "red"}, "showarrow": true, "text": "Anomaly", "x": "2022-09-08", "y": 16.46}, {"arrowcolor": "red", "arrowhead": 2, "arrowsize": 1, "arrowwidth": 2, "ax": 30, "ay": 20, "font": {"color": "red"}, "showarrow": true, "text": "Anomaly", "x": "2022-10-01", "y": 13.87}, {"arrowcolor": "red", "arrowhead": 2, "arrowsize": 1, "arrowwidth": 2, "ax": 30, "ay": 20, "font": {"color": "red"}, "showarrow": true, "text": "Anomaly", "x": "2022-10-02", "y": 18.57}, {"arrowcolor": "red", "arrowhead": 2, "arrowsize": 1, "arrowwidth": 2, "ax": 30, "ay": 20, "font": {"color": "red"}, "showarrow": true, "text": "Anomaly", "x": "2022-10-06", "y": 19.22}, {"arrowcolor": "red", "arrowhead": 2, "arrowsize": 1, "arrowwidth": 2, "ax": 30, "ay": 20, "font": {"color": "red"}, "showarrow": true, "text": "Anomaly", "x": "2022-10-07", "y": 15.8}, {"arrowcolor": "red", "arrowhead": 2, "arrowsize": 1, "arrowwidth": 2, "ax": 30, "ay": 20, "font": {"color": "red"}, "showarrow": true, "text": "Anomaly", "x": "2022-10-19", "y": 21.73}, {"arrowcolor": "red", "arrowhead": 2, "arrowsize": 1, "arrowwidth": 2, "ax": 30, "ay": 20, "font": {"color": "red"}, "showarrow": true, "text": "Anomaly", "x": "2022-10-25", "y": 21.05}, {"arrowcolor": "red", "arrowhead": 2, "arrowsize": 1, "arrowwidth": 2, "ax": 30, "ay": 20, "font": {"color": "red"}, "showarrow": true, "text": "Anomaly", "x": "2023-01-01", "y": 16.93}, {"arrowcolor": "red", "arrowhead": 2, "arrowsize": 1, "arrowwidth": 2, "ax": 30, "ay": 20, "font": {"color": "red"}, "showarrow": true, "text": "Anomaly", "x": "2023-01-24", "y": -20.62}, {"arrowcolor": "red", "arrowhead": 2, "arrowsize": 1, "arrowwidth": 2, "ax": 30, "ay": 20, "font": {"color": "red"}, "showarrow": true, "text": "Anomaly", "x": "2023-01-28", "y": 19.98}, {"arrowcolor": "red", "arrowhead": 2, "arrowsize": 1, "arrowwidth": 2, "ax": 30, "ay": 20, "font": {"color": "red"}, "showarrow": true, "text": "Anomaly", "x": "2023-01-29", "y": 17.29}, {"arrowcolor": "red", "arrowhead": 2, "arrowsize": 1, "arrowwidth": 2, "ax": 30, "ay": 20, "font": {"color": "red"}, "showarrow": true, "text": "Anomaly", "x": "2023-02-08", "y": -14.68}, {"arrowcolor": "red", "arrowhead": 2, "arrowsize": 1, "arrowwidth": 2, "ax": 30, "ay": 20, "font": {"color": "red"}, "showarrow": true, "text": "Anomaly", "x": "2023-02-12", "y": 28.18}, {"arrowcolor": "red", "arrowhead": 2, "arrowsize": 1, "arrowwidth": 2, "ax": 30, "ay": 20, "font": {"color": "red"}, "showarrow": true, "text": "Anomaly", "x": "2023-02-19", "y": 14.24}, {"arrowcolor": "red", "arrowhead": 2, "arrowsize": 1, "arrowwidth": 2, "ax": 30, "ay": 20, "font": {"color": "red"}, "showarrow": true, "text": "Anomaly", "x": "2023-02-22", "y": 16.11}, {"arrowcolor": "red", "arrowhead": 2, "arrowsize": 1, "arrowwidth": 2, "ax": 30, "ay": 20, "font": {"color": "red"}, "showarrow": true, "text": "Anomaly", "x": "2023-02-23", "y": 23.18}, {"arrowcolor": "red", "arrowhead": 2, "arrowsize": 1, "arrowwidth": 2, "ax": 30, "ay": 20, "font": {"color": "red"}, "showarrow": true, "text": "Anomaly", "x": "2023-02-24", "y": 15.43}, {"arrowcolor": "red", "arrowhead": 2, "arrowsize": 1, "arrowwidth": 2, "ax": 30, "ay": 20, "font": {"color": "red"}, "showarrow": true, "text": "Anomaly", "x": "2023-02-26", "y": 19.21}, {"arrowcolor": "red", "arrowhead": 2, "arrowsize": 1, "arrowwidth": 2, "ax": 30, "ay": 20, "font": {"color": "red"}, "showarrow": true, "text": "Anomaly", "x": "2023-03-02", "y": 14.06}, {"arrowcolor": "red", "arrowhead": 2, "arrowsize": 1, "arrowwidth": 2, "ax": 30, "ay": 20, "font": {"color": "red"}, "showarrow": true, "text": "Anomaly", "x": "2023-03-14", "y": 27.74}, {"arrowcolor": "red", "arrowhead": 2, "arrowsize": 1, "arrowwidth": 2, "ax": 30, "ay": 20, "font": {"color": "red"}, "showarrow": true, "text": "Anomaly", "x": "2023-04-16", "y": 13.93}, {"arrowcolor": "red", "arrowhead": 2, "arrowsize": 1, "arrowwidth": 2, "ax": 30, "ay": 20, "font": {"color": "red"}, "showarrow": true, "text": "Anomaly", "x": "2023-04-30", "y": 22.83}, {"arrowcolor": "red", "arrowhead": 2, "arrowsize": 1, "arrowwidth": 2, "ax": 30, "ay": 20, "font": {"color": "red"}, "showarrow": true, "text": "Anomaly", "x": "2023-05-07", "y": 15.19}, {"arrowcolor": "red", "arrowhead": 2, "arrowsize": 1, "arrowwidth": 2, "ax": 30, "ay": 20, "font": {"color": "red"}, "showarrow": true, "text": "Anomaly", "x": "2023-06-14", "y": 23.43}], "autosize": true, "font": {"size": 15}, "height": 600, "title": {"text": "Residuals from Time Series Decomposition"}, "width": 1200, "xaxis": {"title": {"text": "Date"}}, "yaxis": {"title": {"text": "Precipitation"}}}}
